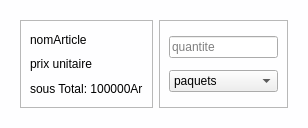
<?xml version="1.0" encoding="UTF-8"?>
<ui version="4.0">
 <class>cardCommande</class>
 <widget class="QWidget" name="cardCommande">
  <property name="geometry">
   <rect>
    <x>0</x>
    <y>0</y>
    <width>308</width>
    <height>128</height>
   </rect>
  </property>
  <property name="windowTitle">
   <string>Form</string>
  </property>
  <property name="styleSheet">
   <string notr="true">#cardCommande{
	background-color: #fefeff;
	border-radius: 10px;
	border: none;
}</string>
  </property>
  <layout class="QHBoxLayout" name="horizontalLayout">
   <item>
    <widget class="QWidget" name="widget" native="true">
     <property name="minimumSize">
      <size>
       <width>100</width>
       <height>70</height>
      </size>
     </property>
     <layout class="QHBoxLayout" name="horizontalLayout_2">
      <item>
       <widget class="QFrame" name="leftFrame">
        <property name="frameShape">
         <enum>QFrame::Shape::StyledPanel</enum>
        </property>
        <property name="frameShadow">
         <enum>QFrame::Shadow::Raised</enum>
        </property>
        <layout class="QVBoxLayout" name="verticalLayout">
         <item>
          <widget class="QLabel" name="libelle_card">
           <property name="text">
            <string>nomArticle</string>
           </property>
          </widget>
         </item>
         <item>
          <widget class="QLabel" name="price_card">
           <property name="text">
            <string>prix unitaire</string>
           </property>
          </widget>
         </item>
         <item>
          <widget class="QLabel" name="total_card">
           <property name="text">
            <string>sous Total: 100000Ar</string>
           </property>
          </widget>
         </item>
        </layout>
       </widget>
      </item>
      <item>
       <widget class="QFrame" name="rightFrame">
        <property name="frameShape">
         <enum>QFrame::Shape::StyledPanel</enum>
        </property>
        <property name="frameShadow">
         <enum>QFrame::Shadow::Raised</enum>
        </property>
        <layout class="QVBoxLayout" name="verticalLayout_2">
         <item>
          <widget class="QLineEdit" name="lineEdit">
           <property name="placeholderText">
            <string>quantite</string>
           </property>
          </widget>
         </item>
         <item>
          <widget class="QComboBox" name="comboBox">
           <item>
            <property name="text">
             <string>paquets</string>
            </property>
           </item>
           <item>
            <property name="text">
             <string>pieces</string>
            </property>
           </item>
           <item>
            <property name="text">
             <string>boites</string>
            </property>
           </item>
          </widget>
         </item>
        </layout>
       </widget>
      </item>
     </layout>
    </widget>
   </item>
  </layout>
 </widget>
 <resources/>
 <connections/>
</ui>
